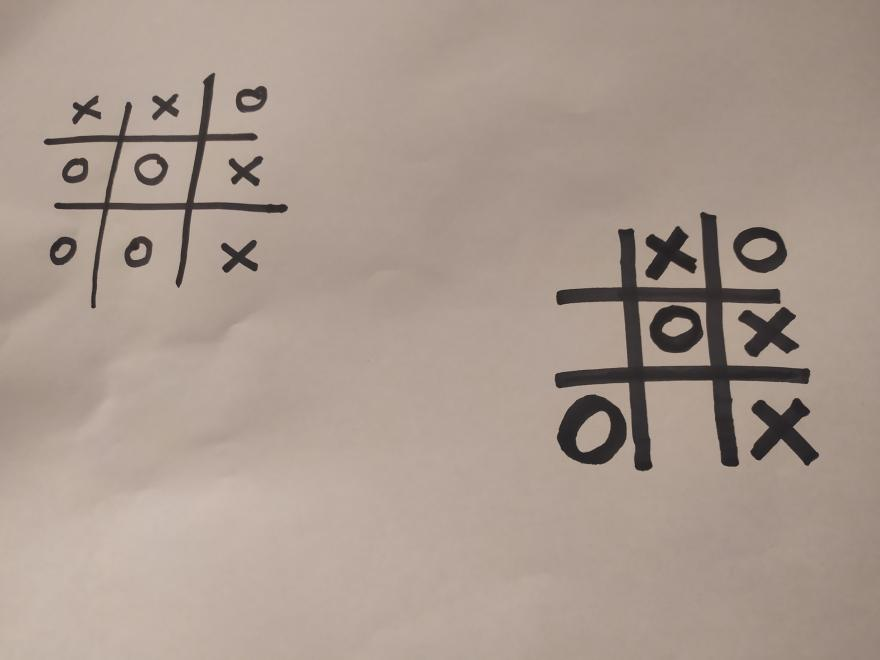
#> input picture 10.jpg, 880 x 660 px
$ python test.4.py
#> lines starting #> are read from the running program, lines starting #| are printed output that depends on the picture; after the words box and inside, x2 and y2 are one past the last pixel; in counts of white or black regions, pixels touching at a corner belong together
import cv2
import imutils
import statistics
import numpy as np
import math
image = cv2.imread("10.jpg")
#> image is the input picture: shape (660, 880, 3); mean B, G, R 142.5, 153, 169
iq = image.copy()
def extract(img):

    mask = np.zeros(img.shape[:2], np.uint8)
    cnts = cv2.findContours(img.copy(), cv2.RETR_CCOMP, cv2.CHAIN_APPROX_SIMPLE)
    cnts = imutils.grab_contours(cnts)
    #cnts = sorted(cnts, key=lambda c: (cv2.boundingRect(c)[2] * cv2.boundingRect(c)[3]), reverse=False)
    cv2.drawContours(mask, cnts, -1, (255), 3)
    return mask

def extract2(img):
    img = 255 -img
    lines = cv2.HoughLinesP(img, 1, np.pi / 180, 220, minLineLength=100, maxLineGap=10)
    mask = img.copy()#np.zeros(img.shape[:2], np.uint8)
    if lines is not None:
        for i in range(0, len(lines)):
            rho = lines[i][0][0]
            theta = lines[i][0][1]
            a = math.cos(theta)
            b = math.sin(theta)
            x0 = a * rho
            y0 = b * rho
            pt1 = (int(x0 + 1000 * (-b)), int(y0 + 1000 * (a)))
            pt2 = (int(x0 - 1000 * (-b)), int(y0 - 1000 * (a)))
            cv2.line(mask, pt1, pt2, (0), 3, cv2.LINE_AA)
    return mask


def rotate_image(image, angle):
  image_center = tuple(np.array(image.shape[1::-1]) / 2)
  rot_mat = cv2.getRotationMatrix2D(image_center, angle, 1.0)
  result = cv2.warpAffine(image, rot_mat, image.shape[1::-1], flags=cv2.INTER_LINEAR)
  return result


boards = []
# load the tic-tac-toe image and convert it to grayscale

image1 = image
cv2.imshow("Oryginalny obraz", image)
#image = cv2.imread("10.jpg")
gray = cv2.cvtColor(image, cv2.COLOR_BGR2GRAY)
print(gray)
#> (printed output is left out)
cv2.imshow("To grayscale", gray)
gray = 255 -gray
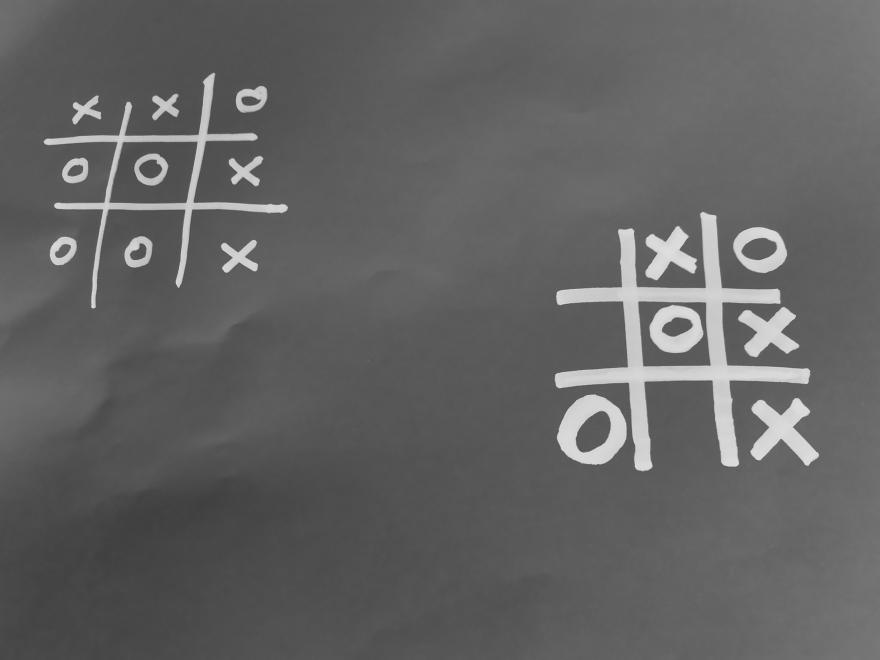
#> gray: shape (660, 880); min 63, max 238, mean 98.5
cv2.imshow("Odwrocenie kolorow", gray)
gray= cv2.Canny(gray, 100, 200)
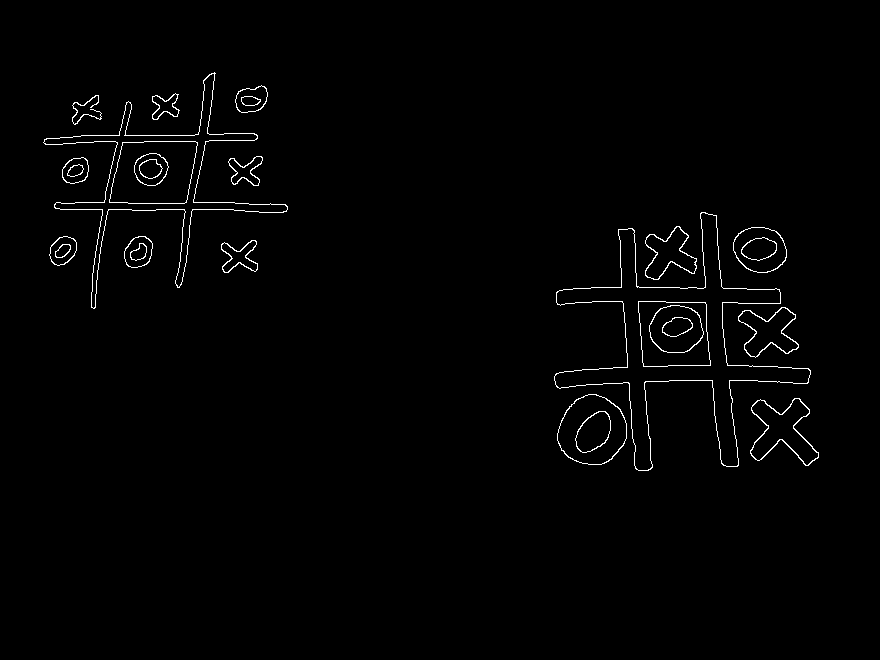
#> gray: shape (660, 880); 1.2% white in thin lines or dots, all inside (x1, y1, x2, y2) = (43, 72, 819, 471)
cv2.imshow("Po zastosowaniu filtra Canny", gray)
cnts = cv2.findContours(gray.copy(), cv2.RETR_EXTERNAL, cv2.CHAIN_APPROX_SIMPLE)
#> cnts = 15 contours; largest, box (x1, y1, x2, y2) and area: (554, 212, 811, 471) 18216, (43, 72, 288, 309) 10078, (557, 394, 627, 465) 3704, (750, 398, 819, 466) 2326, (733, 227, 787, 273) 1887
cnts = imutils.grab_contours(cnts)
#print(cv2.boundingRect(cnts[0])[3])
cnts = sorted(cnts, key = lambda c : (cv2.boundingRect(c) [2] * cv2.boundingRect(c) [3] ), reverse= True)
"""for (i, c) in enumerate(cnts):
    x, y, w, h = cv2.boundingRect(c)
    if i ==-1:
        cv2.rectangle(image, (x, y), (x + w, y + h), (0, 0, 255), 2)"""
cv2.drawContours(image1, cnts, -1, (0, 255, 0), 3)
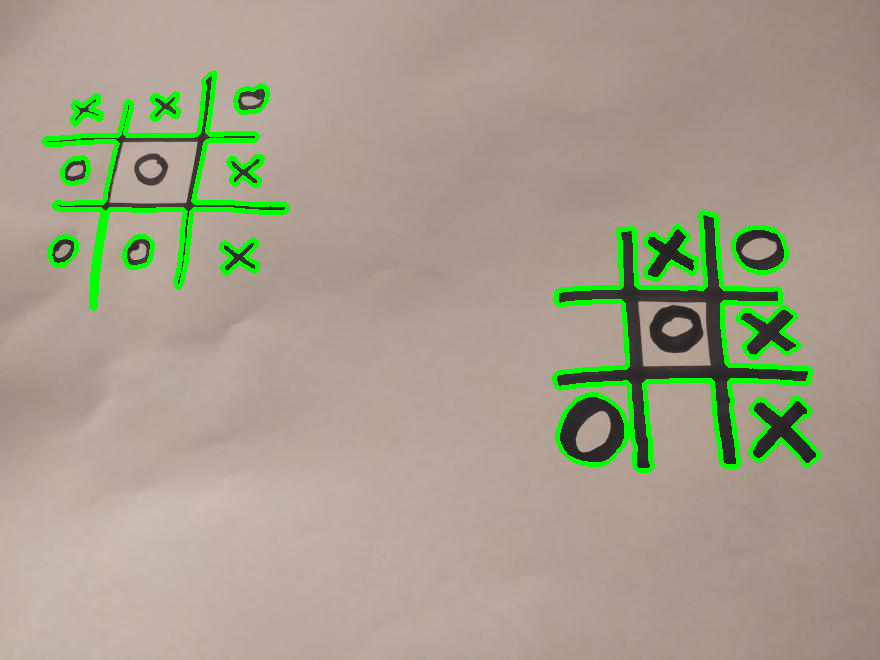
#> image1: shape (660, 880, 3); 3.97% of pixels changed, all inside (x1, y1, x2, y2) = (41, 70, 821, 473)

#x, y, w, h = cv2.boundingRect(cnts[0])
#cv2.rectangle(image1, (x, y), (x + w, y + h), (0, 0, 255), 2)
cv2.imshow("Znalezione kontury", image1)
while cnts:
    box = cv2.boxPoints(cv2.minAreaRect(cnts[0]))

    box = np.int0(box)
    #cv2.drawContours(image1, [box], 0, (0, 255, 255), 2)
    x, y, w, h = cv2.boundingRect(cnts[0])
    if (w/h>4 and len(cnts) > 1) :#or cv2.minAreaRect(cnts[0])[2] < 10 and len(cnts) > 1:
        x, y, w, h = cv2.boundingRect(cnts[1])
    elif w/h > 4:
        break


    cv2.rectangle(iq, (x, y), (x + w, y + h), (0, 0, 255), 2)
    mask = np.zeros(image.shape[:2], np.uint8)
    mask[:,:] = 255
    mask[y:y + h, x:x + w] = 0
    t = 1


    if w * h > 5000:

        boards.append(gray[int(0.9*y):y + int(h*1.2), int(0.9*x):int(x + 1.2*w)])
        print(w, h)

        mask[y:y + h, x:x + w] = 0
    gray = cv2.bitwise_and(gray, mask)
    cnts = cv2.findContours(gray.copy(), cv2.RETR_EXTERNAL, cv2.CHAIN_APPROX_SIMPLE)
    cnts = imutils.grab_contours(cnts)

    cnts = sorted(cnts, key = lambda c : (cv2.boundingRect(c) [2] * cv2.boundingRect(c) [3] ), reverse= True)
#> this loop made 3 passes
#> box on pass 1: [[683, 517], [507, 335], [675, 173], [851, 355]]
#| 257 259
#| 245 237
#> pass 1, `gray = cv2.bitwise_and(gray, mask)`:
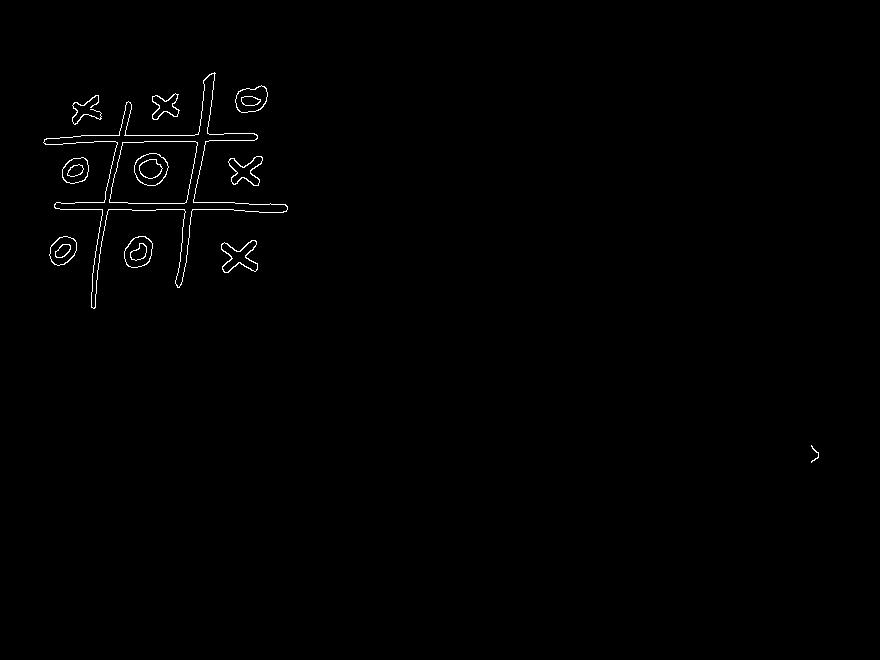
#> gray: shape (660, 880); 0.55% white in thin lines or dots, all inside (x1, y1, x2, y2) = (43, 72, 819, 463)
#> after the loop:
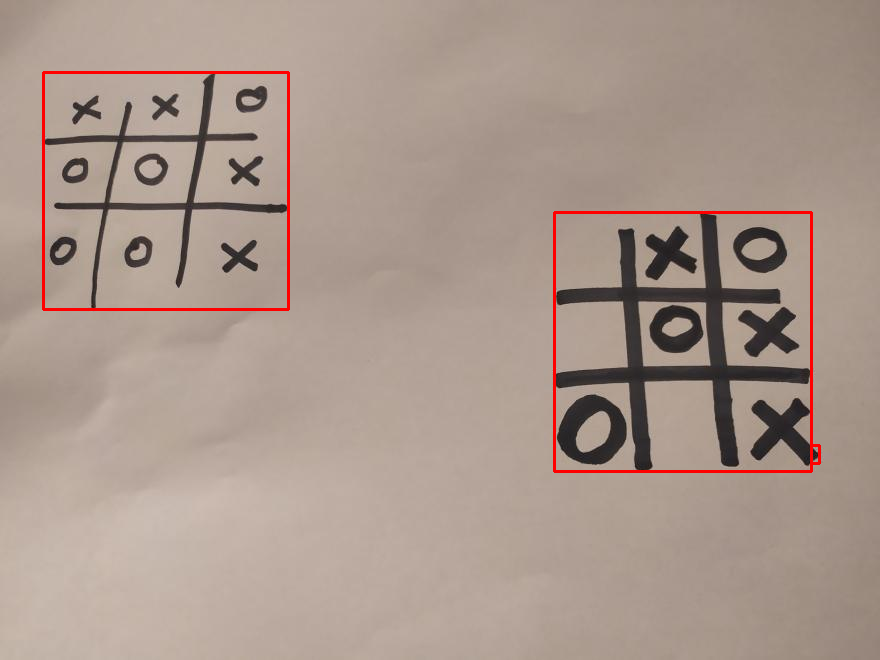
#> iq: shape (660, 880, 3); 1.05% of pixels changed, all inside (x1, y1, x2, y2) = (42, 71, 821, 473)
#> after the loop: mask: shape (660, 880); 100% white; 1 black region, box (x1, y1, x2, y2) and area: (811, 445, 819, 463) 144
#> after the loop, boards = 2 items


#cv2.imshow("Output2", gray)
t = 0
cv2.imshow("Znalezione plansze", iq)
for i in boards:
    extract(i)
    cv2.imshow("Plansz nr:"+ str(t),extract(i))
    t +=1
#> this loop made 2 passes
#> t on passes 1 to 2: 1, 2
#> pass 1, `cv2.imshow("Plansz nr:"+ str(t),extract(i))`:
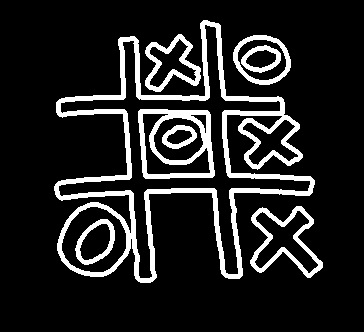
#> window 'Plansz nr:0': shape (332, 364); 13.4% white; 8 white regions, largest, box (x1, y1, x2, y2) and area: (54, 20, 315, 283) 9729, (138, 109, 215, 179) 2026, (250, 206, 323, 278) 1334
#> pass 2, `cv2.imshow("Plansz nr:"+ str(t),extract(i))`:
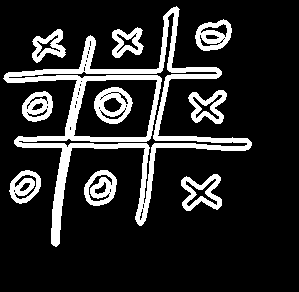
#> window 'Plansz nr:1': shape (292, 299); 16% white; 10 white regions, largest, box (x1, y1, x2, y2) and area: (3, 6, 252, 247) 8131, (94, 87, 133, 124) 799, (181, 174, 222, 211) 732
#> after the loop, t = 2
cv2.imshow("ou", iq)
cv2.waitKey(0)

$ run again, with 1.jpg copied over 10.jpg
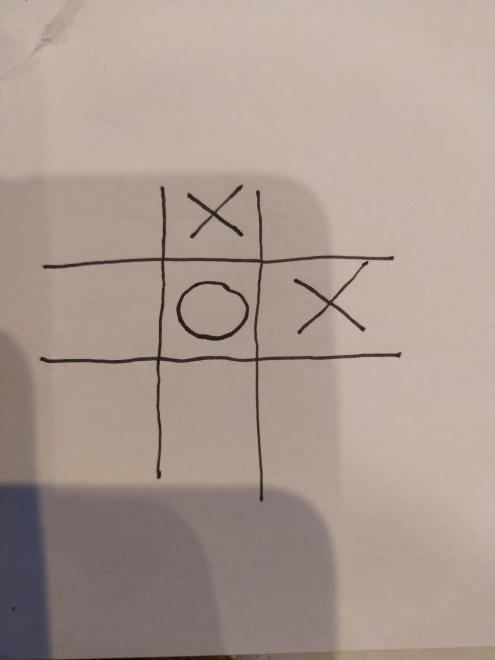
#> input picture 1.jpg, 495 x 660 px
#> image is the input picture: shape (660, 495, 3); mean B, G, R 144.2, 154.1, 170.2
#> (printed output is left out)
#> `gray= cv2.Canny(gray, 100, 200)`:
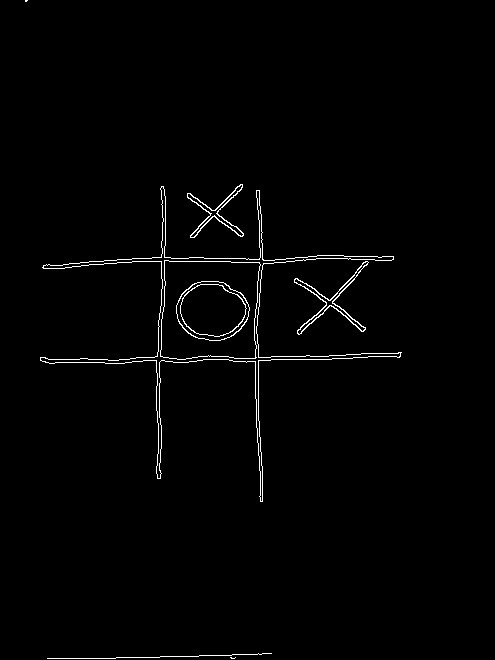
#> gray: shape (660, 495); 1.3% white in thin lines or dots, all inside (x1, y1, x2, y2) = (25, 0, 402, 659)
#> `cnts = cv2.findContours(gray.copy(), cv2.RETR_EXTERNAL, cv2.CHAIN_APPR..`: cnts = 6 contours, 3 with area under 20; largest, box (x1, y1, x2, y2) and area: (40, 186, 402, 502) 12845, (294, 261, 369, 335) 684, (187, 184, 244, 238) 551
#> image1: shape (660, 495, 3); 3.9% of pixels changed, all inside (x1, y1, x2, y2) = (23, 0, 404, 660)
#> the loop `while cnts:` made 5 passes
#> (printed output is left out)
#> after the loop `while cnts:`: boards = 1 item
#> the loop `for i in boards:` made 1 pass
#> t on pass 1: 1
#> pass 1, `cv2.imshow("Plansz nr:"+ str(t),extract(i))`:
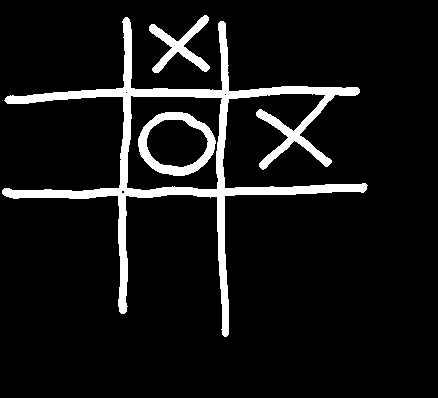
#> window 'Plansz nr:0': shape (398, 438); 8.3% white; 3 white regions, box (x1, y1, x2, y2) and area: (2, 17, 368, 337) 11722, (138, 112, 216, 176) 1639, (149, 15, 210, 73) 1119
#> after the loop `for i in boards:`: t = 1

$ run again, with 101.jpg copied over 10.jpg
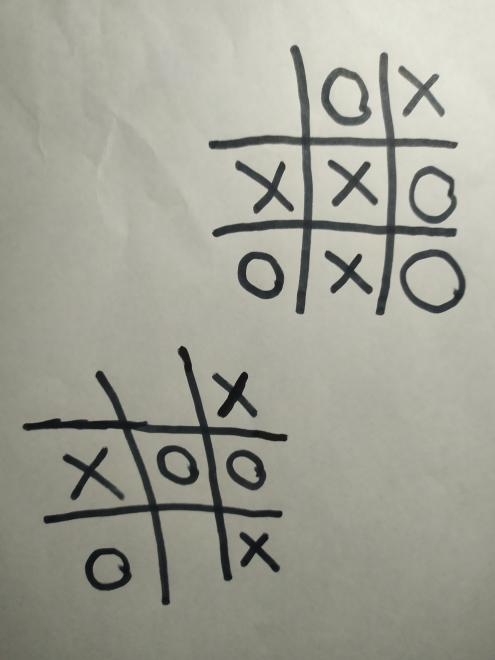
#> input picture 101.jpg, 495 x 660 px
#> image is the input picture: shape (660, 495, 3); mean B, G, R 149.2, 161.1, 160.5
#> (printed output is left out)
#> `gray= cv2.Canny(gray, 100, 200)`:
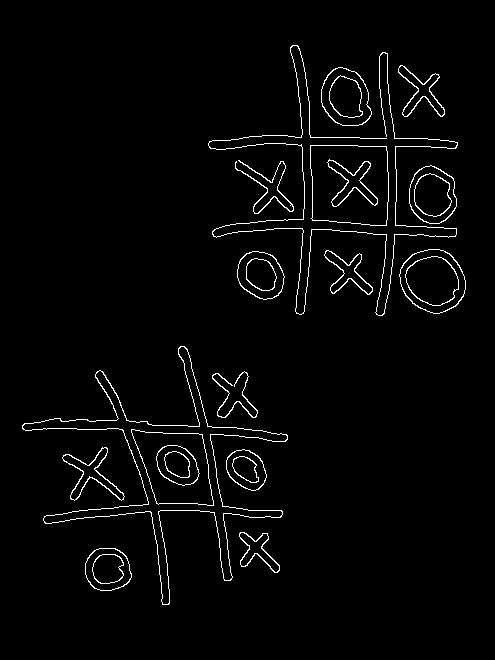
#> gray: shape (660, 495); 2.5% white in thin lines or dots, all inside (x1, y1, x2, y2) = (22, 45, 466, 605)
#> `cnts = cv2.findContours(gray.copy(), cv2.RETR_EXTERNAL, cv2.CHAIN_APPR..`: cnts = 15 contours; largest, box (x1, y1, x2, y2) and area: (22, 346, 288, 605) 11808, (310, 145, 389, 226) 5860, (399, 249, 466, 314) 3214, (321, 67, 372, 126) 2229, (409, 165, 457, 224) 2134
#> image1: shape (660, 495, 3); 8.38% of pixels changed, all inside (x1, y1, x2, y2) = (20, 43, 468, 607)
#> the loop `while cnts:` made 3 passes
#> (printed output is left out)
#> after the loop `while cnts:`: boards = 2 items
#> the loop `for i in boards:` made 2 passes
#> t on passes 1 to 2: 1, 2
#> pass 2, `cv2.imshow("Plansz nr:"+ str(t),extract(i))`:
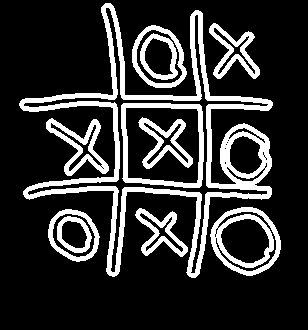
#> window 'Plansz nr:1': shape (330, 308); 19.2% white; 11 white regions, largest, box (x1, y1, x2, y2) and area: (19, 3, 273, 278) 9561, (210, 207, 281, 276) 1718, (121, 103, 204, 188) 1509
#> after the loop `for i in boards:`: t = 2

$ run again, with 102.jpg copied over 10.jpg
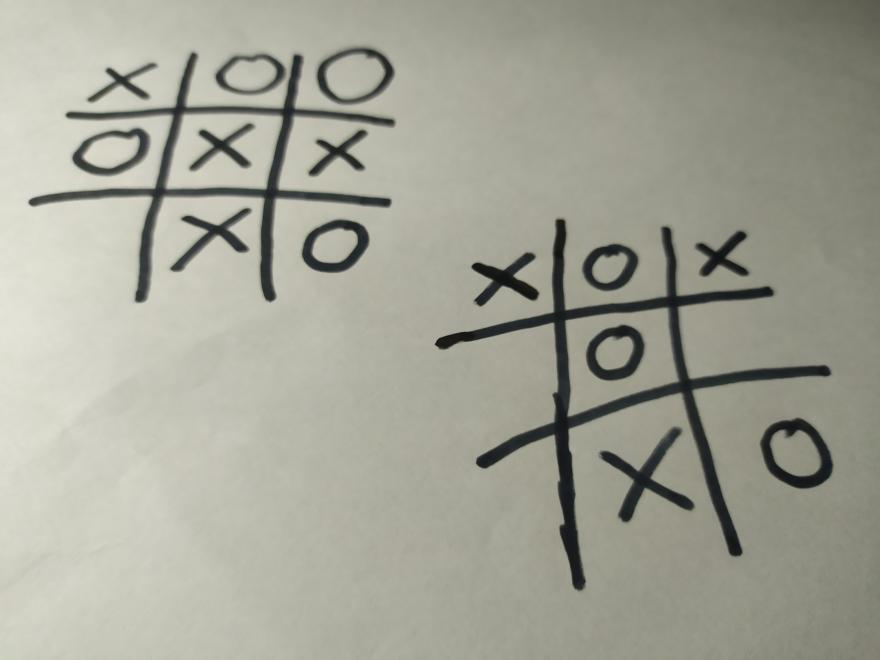
#> input picture 102.jpg, 880 x 660 px
#> image is the input picture: shape (660, 880, 3); mean B, G, R 149.9, 162.8, 162.2
#> (printed output is left out)
#> `cnts = cv2.findContours(gray.copy(), cv2.RETR_EXTERNAL, cv2.CHAIN_APPR..`: cnts = 18 contours, 1 with area under 20; largest, box (x1, y1, x2, y2) and area: (435, 219, 831, 591) 24312, (28, 53, 395, 303) 17926, (760, 418, 833, 489) 3794, (302, 219, 370, 273) 2728, (599, 427, 695, 522) 2337
#> image1: shape (660, 880, 3); 6.09% of pixels changed, all inside (x1, y1, x2, y2) = (26, 46, 835, 593)
#> the loop `while cnts:` made 4 passes
#> (printed output is left out)
#> after the loop `while cnts:`: boards = 2 items
#> the loop `for i in boards:` made 2 passes
#> t on passes 1 to 2: 1, 2
#> pass 2, `cv2.imshow("Plansz nr:"+ str(t),extract(i))`:
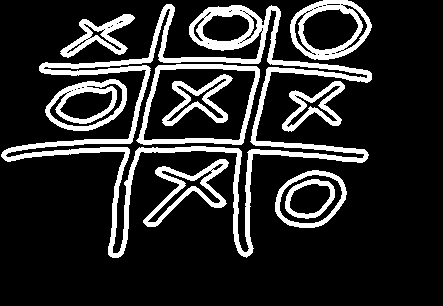
#> window 'Plansz nr:1': shape (306, 443); 16.7% white; 10 white regions, largest, box (x1, y1, x2, y2) and area: (1, 4, 372, 258) 11040, (290, 0, 372, 60) 1789, (136, 64, 260, 145) 1734
#> after the loop `for i in boards:`: t = 2
